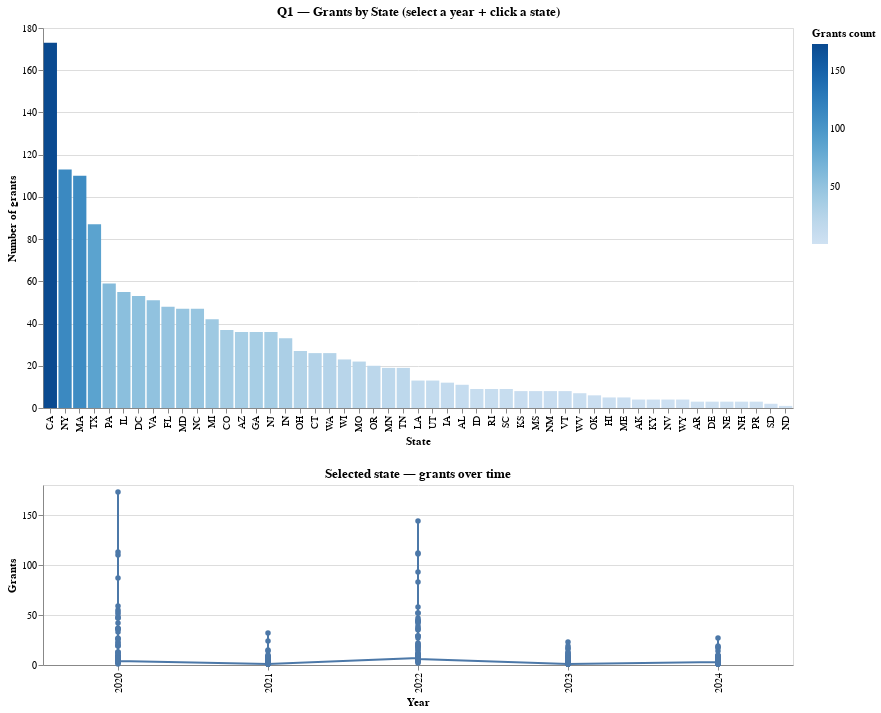

The cell this chart's notebook holds for it:
### Code cell
(q1_bars & q1_state_trend)

### Figure 1 — Vega specification as saved in the notebook (floating-point values rounded to 4 significant figures; data arrays with more than 128 entries replaced by an {"elided": "..."} marker saying what was removed)
{"$schema": "https://vega.github.io/schema/vega/v5.json", "data": [{"name": "param_18_store", "values": [{"unit": "view_16", "fields": [{"type": "E", "field": "year"}], "values": [2020]}]}, {"name": "param_20_store"}, {"name": "source_0", "values": {"elided": "231 records"}}, {"name": "data_0", "source": "source_0", "transform": [{"type": "filter", "expr": "!length(data(\"param_18_store\")) || vlSelectionTest(\"param_18_store\", datum)"}, {"type": "project", "fields": ["grants_count", "state", "total_amount"]}]}, {"name": "data_1", "source": "data_0", "transform": [{"type": "stack", "field": "grants_count", "groupby": ["state"], "sort": {"field": ["grants_count"], "order": ["descending"]}, "as": ["grants_count_start", "grants_count_end"], "offset": "zero"}, {"type": "filter", "expr": "isValid(datum[\"grants_count\"]) && isFinite(+datum[\"grants_count\"])"}, {"type": "project", "fields": ["grants_count", "grants_count_end", "grants_count_start", "state", "total_amount"]}]}, {"name": "data_2", "source": "source_0", "transform": [{"type": "filter", "expr": "!length(data(\"param_20_store\")) || vlSelectionTest(\"param_20_store\", datum)"}, {"type": "project", "fields": ["grants_count", "state", "total_amount", "year"]}]}, {"name": "data_3", "source": "data_2", "transform": [{"type": "filter", "expr": "isValid(datum[\"grants_count\"]) && isFinite(+datum[\"grants_count\"])"}, {"type": "project", "fields": ["grants_count", "state", "total_amount", "year"]}]}, {"name": "data_1_color_domain_grants_count", "source": "data_1", "transform": [{"type": "formula", "expr": "+datum['grants_count']", "as": "grants_count"}, {"type": "aggregate", "groupby": [], "fields": ["grants_count", "grants_count"], "ops": ["min", "max"], "as": ["min", "max"]}]}, {"name": "data_0_view_16_x_domain_state", "source": "data_0", "transform": [{"type": "aggregate", "groupby": ["state"], "fields": ["grants_count"], "ops": ["min"], "as": ["sort_field"]}, {"type": "project", "fields": ["sort_field", "state"]}]}, {"name": "data_2_concat_1_x_domain_year_0", "source": "data_2", "transform": [{"type": "aggregate", "groupby": ["year"], "fields": [], "ops": [], "as": []}, {"type": "formula", "expr": "datum['year']", "as": "sort_field"}, {"type": "project", "fields": ["year"]}]}, {"name": "data_3_concat_1_x_domain_year_1", "source": "data_3", "transform": [{"type": "aggregate", "groupby": ["year"], "fields": [], "ops": [], "as": []}, {"type": "formula", "expr": "datum['year']", "as": "sort_field"}, {"type": "project", "fields": ["year"]}]}], "signals": [{"name": "view_16_height", "value": 380}, {"name": "concat_1_height", "value": 180}, {"name": "unit", "value": {}, "on": [{"events": "pointermove", "update": "isTuple(group()) ? group() : unit"}]}, {"name": "param_18_year", "init": "2020", "bind": {"input": "select", "options": [2020, 2021, 2022, 2023, 2024], "name": "Year: "}}, {"name": "param_18", "update": "vlSelectionResolve(\"param_18_store\", \"union\", true, true)"}, {"name": "param_20", "update": "vlSelectionResolve(\"param_20_store\", \"union\", true, true)"}], "marks": [{"type": "group", "name": "view_16_group", "encode": {"update": {"width": {"signal": "width"}, "height": {"signal": "view_16_height"}}}, "signals": [{"name": "param_18_tuple", "update": "param_18_year !== null ? {fields: param_18_tuple_fields, values: [param_18_year]} : null"}, {"name": "param_18_tuple_fields", "value": [{"type": "E", "field": "year"}]}, {"name": "param_18_modify", "on": [{"events": {"signal": "param_18_tuple"}, "update": "modify(\"param_18_store\", param_18_tuple, true)"}]}, {"name": "param_20_tuple", "on": [{"events": [{"source": "scope", "type": "click"}], "update": "datum && item().mark.marktype !== 'group' && indexof(item().mark.role, 'legend') < 0 ? {unit: \"view_16\", fields: param_20_tuple_fields, values: [(item().isVoronoi ? datum.datum : datum)[\"state\"]]} : null", "force": true}, {"events": [{"source": "view", "type": "dblclick"}], "update": "null"}]}, {"name": "param_20_tuple_fields", "value": [{"type": "E", "field": "state"}]}, {"name": "param_20_toggle", "value": false, "on": [{"events": [{"source": "scope", "type": "click"}], "update": "event.shiftKey"}, {"events": [{"source": "view", "type": "dblclick"}], "update": "false"}]}, {"name": "param_20_modify", "on": [{"events": {"signal": "param_20_tuple"}, "update": "modify(\"param_20_store\", param_20_toggle ? null : param_20_tuple, param_20_toggle ? null : true, param_20_toggle ? param_20_tuple : null)"}]}], "marks": [{"type": "rect", "name": "view_16_marks", "from": {"data": "data_1"}, "encode": {"update": {"fill": [{"field": "grants_count", "scale": "color", "test": "!length(data(\"param_20_store\")) || vlSelectionTest(\"param_20_store\", datum)"}, {"value": "lightgray"}], "tooltip": {"signal": "{\"State\": isValid(datum[\"state\"]) ? datum[\"state\"] : \"\"+datum[\"state\"], \"Grants\": format(datum[\"grants_count\"], \"\"), \"Total amount ($)\": format(datum[\"total_amount\"], \",.0f\")}"}, "x": {"field": "state", "scale": "view_16_x"}, "width": {"signal": "max(0.25, bandwidth('view_16_x'))"}, "y2": {"field": "grants_count_start", "scale": "view_16_y"}, "y": {"field": "grants_count_end", "scale": "view_16_y"}}}, "interactive": true, "style": ["bar"]}], "axes": [{"scale": "view_16_y", "tickCount": {"signal": "ceil(view_16_height/40)"}, "grid": true, "maxExtent": 0, "labels": false, "minExtent": 0, "gridScale": "view_16_x", "zindex": 0, "domain": false, "ticks": false, "aria": false, "orient": "left"}, {"scale": "view_16_x", "grid": false, "labelAlign": "right", "labelAngle": 270, "orient": "bottom", "labelBaseline": "middle", "zindex": 0, "title": "State"}, {"scale": "view_16_y", "grid": false, "title": "Number of grants", "orient": "left", "labelOverlap": true, "zindex": 0, "tickCount": {"signal": "ceil(view_16_height/40)"}}], "title": {"text": "Q1 — Grants by State (select a year + click a state)", "frame": "group"}, "style": "cell"}, {"type": "group", "name": "concat_1_group", "encode": {"update": {"width": {"signal": "width"}, "height": {"signal": "concat_1_height"}}}, "marks": [{"type": "line", "name": "concat_1_layer_0_marks", "from": {"data": "data_2"}, "sort": {"field": "x"}, "encode": {"update": {"stroke": {"value": "#4c78a8"}, "defined": {"signal": "isValid(datum[\"grants_count\"]) && isFinite(+datum[\"grants_count\"])"}, "tooltip": {"signal": "{\"state\": isValid(datum[\"state\"]) ? datum[\"state\"] : \"\"+datum[\"state\"], \"year\": isValid(datum[\"year\"]) ? datum[\"year\"] : \"\"+datum[\"year\"], \"Grants\": format(datum[\"grants_count\"], \"\"), \"Total amount ($)\": format(datum[\"total_amount\"], \",.0f\")}"}, "y": {"field": "grants_count", "scale": "concat_1_y"}, "x": {"field": "year", "scale": "concat_1_x"}}}, "interactive": true, "style": ["line"]}, {"type": "symbol", "name": "concat_1_layer_1_marks", "from": {"data": "data_3"}, "encode": {"update": {"x": {"field": "year", "scale": "concat_1_x"}, "opacity": {"value": 1}, "y": {"field": "grants_count", "scale": "concat_1_y"}, "fill": {"value": "#4c78a8"}, "tooltip": {"signal": "{\"state\": isValid(datum[\"state\"]) ? datum[\"state\"] : \"\"+datum[\"state\"], \"year\": isValid(datum[\"year\"]) ? datum[\"year\"] : \"\"+datum[\"year\"], \"Grants\": format(datum[\"grants_count\"], \"\"), \"Total amount ($)\": format(datum[\"total_amount\"], \",.0f\")}"}}}, "style": ["point"], "interactive": true}], "axes": [{"scale": "concat_1_y", "aria": false, "zindex": 0, "labels": false, "domain": false, "gridScale": "concat_1_x", "orient": "left", "maxExtent": 0, "ticks": false, "tickCount": {"signal": "ceil(concat_1_height/40)"}, "minExtent": 0, "grid": true}, {"scale": "concat_1_x", "orient": "bottom", "grid": false, "labelBaseline": "middle", "labelAngle": 270, "labelAlign": "right", "title": "Year", "zindex": 0}, {"scale": "concat_1_y", "grid": false, "labelOverlap": true, "tickCount": {"signal": "ceil(concat_1_height/40)"}, "orient": "left", "title": "Grants", "zindex": 0}], "title": {"text": "Selected state — grants over time", "frame": "group"}, "style": "cell"}], "scales": [{"name": "color", "type": "linear", "domain": [{"signal": "(data(\"data_1_color_domain_grants_count\")[0] || {}).min"}, {"signal": "(data(\"data_1_color_domain_grants_count\")[0] || {}).max"}], "range": {"scheme": "blues"}, "zero": false, "interpolate": "hcl"}, {"name": "view_16_x", "type": "band", "domain": {"data": "data_0_view_16_x_domain_state", "field": "state", "sort": {"op": "max", "field": "sort_field", "order": "descending"}}, "range": [0, {"signal": "width"}], "paddingInner": 0.1, "paddingOuter": 0.05}, {"name": "view_16_y", "type": "linear", "domain": {"data": "data_1", "fields": ["grants_count_start", "grants_count_end"]}, "range": [{"signal": "view_16_height"}, 0], "zero": true, "nice": true}, {"name": "concat_1_x", "type": "point", "domain": {"fields": [{"data": "data_2_concat_1_x_domain_year_0", "field": "year"}, {"data": "data_3_concat_1_x_domain_year_1", "field": "year"}], "sort": true}, "range": [0, {"signal": "width"}], "padding": 0.5}, {"name": "concat_1_y", "type": "linear", "domain": {"fields": [{"data": "data_2", "field": "grants_count"}, {"data": "data_3", "field": "grants_count"}]}, "range": [{"signal": "concat_1_height"}, 0], "nice": true, "zero": true}], "width": 750, "background": "white", "layout": {"padding": 20, "columns": 1, "bounds": "full", "align": "each"}, "legends": [{"title": "Grants count", "fill": "color", "gradientLength": {"signal": "clamp(view_16_height, 64, 200)"}}], "padding": 5}
